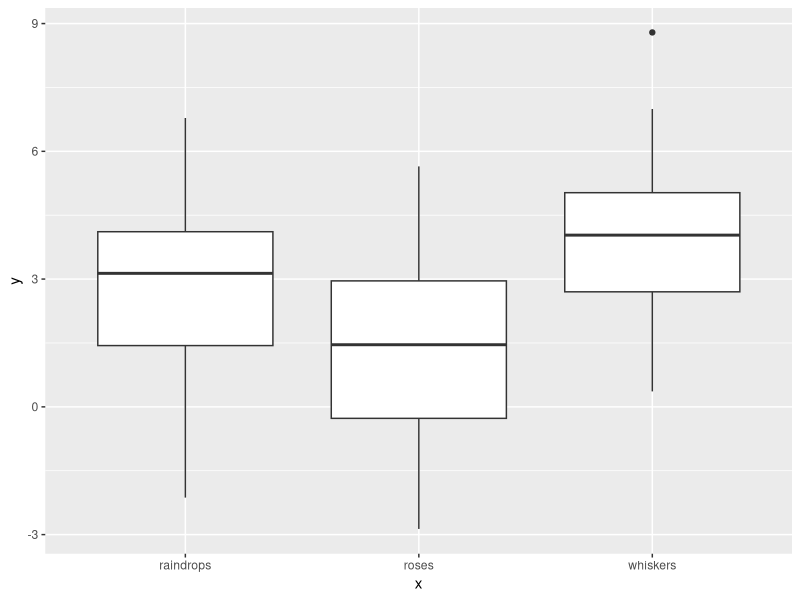
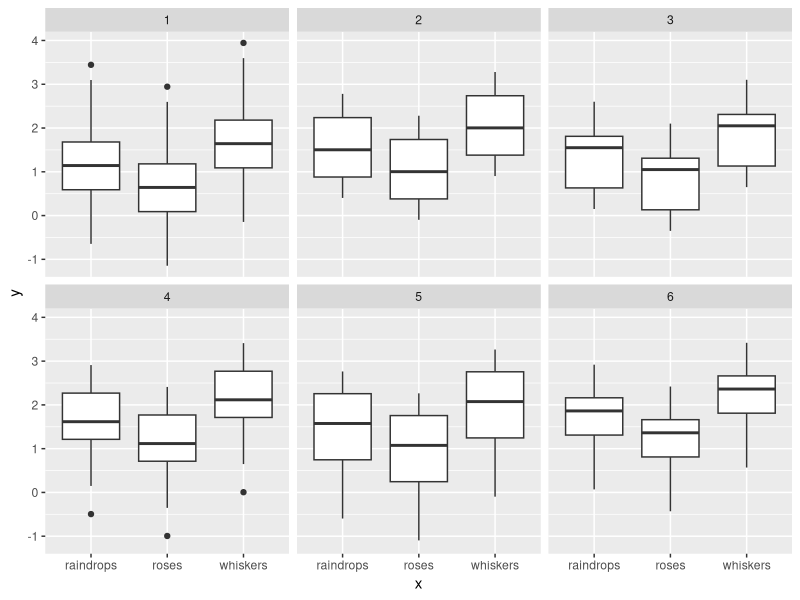
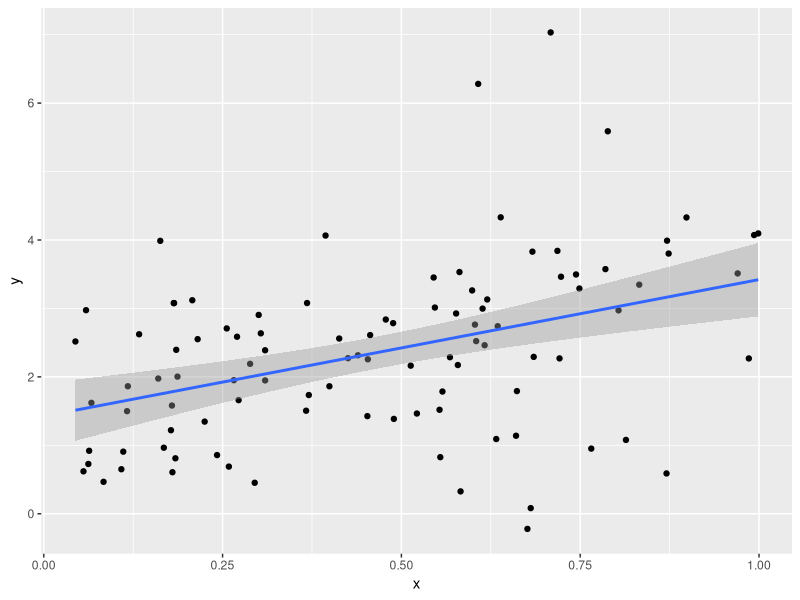
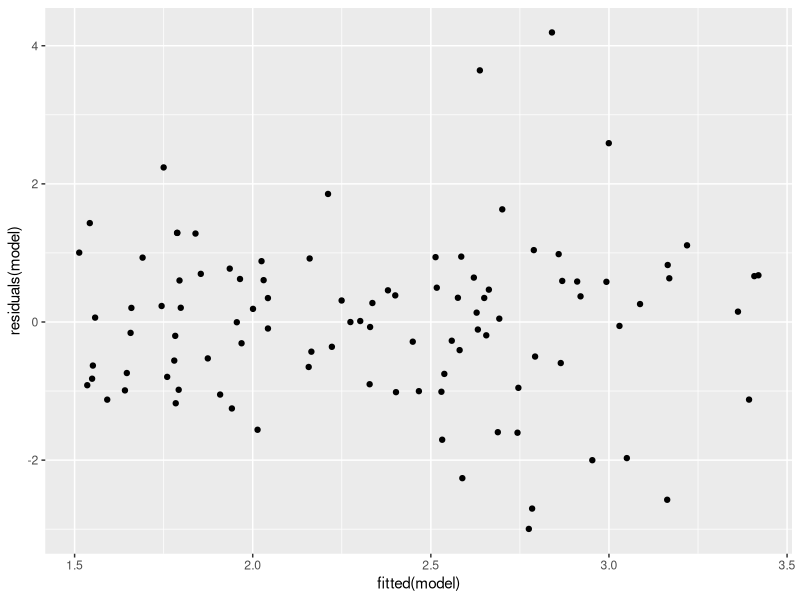
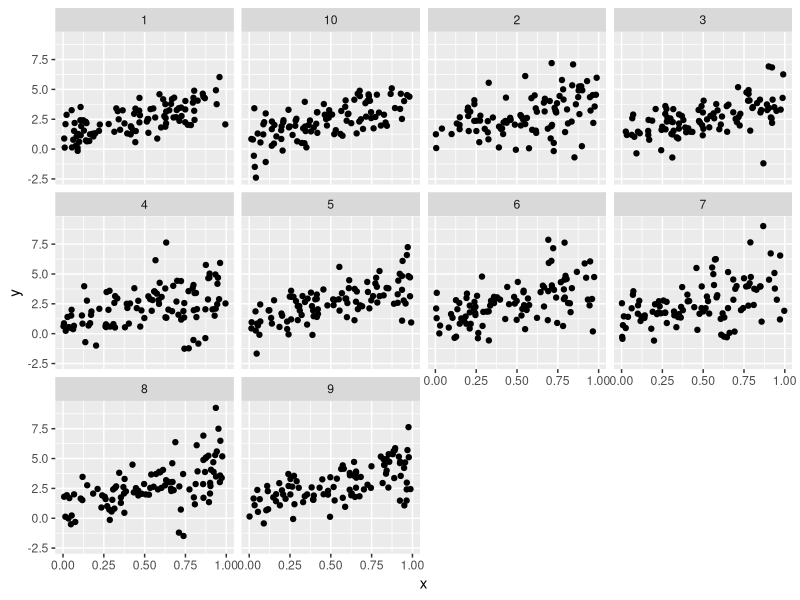
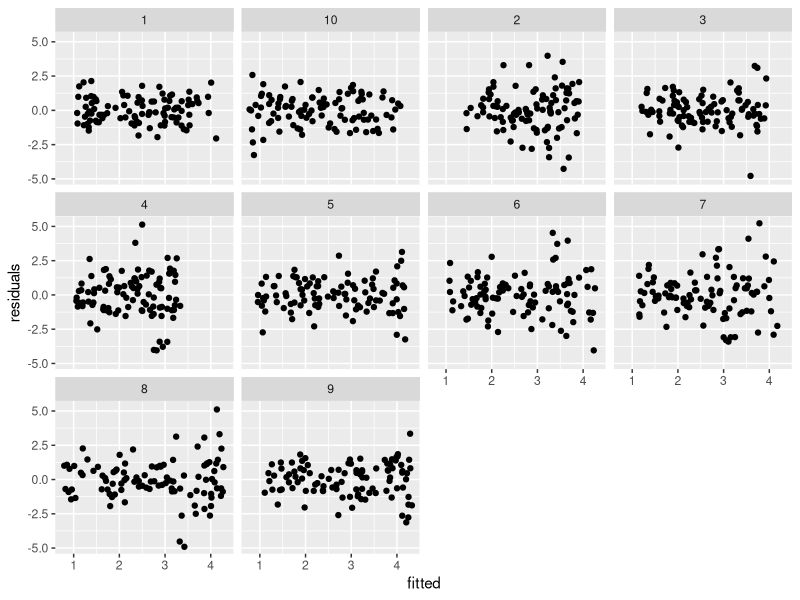

The R source for these figures, in order:
## ---- chunk 1
library(plyr)
library(ggplot2)
## ---- chunk 2
draws <- rnorm(1000, 2, 1)
length(which(draws < 0 | draws > 4))/1000
## ---- chunk 3
pnorm(0, mean = 2, sd = 1)
pnorm(4, mean = 2, sd = 1, lower.tail = FALSE)
## ---- chunk 4
2 * pnorm(0, mean = 2, sd = 1)
## ---- chunk 5
many_draws <- replicate(10000, rnorm(100, 2, 1), simplify = FALSE)
many_means <- ldply(many_draws, mean)
quantile(many_means$V1, c(0.05, 0.95))
## ---- chunk 6
(sem <- 1 / sqrt(100))
c(2 - 2 * sem, 2 + 2 * sem)
## ---- chunk 7
x <- sample(c("raindrops", "roses", "whiskers"), 100, replace = TRUE)
y <- 1 + 2* ifelse(x == "raindrops", 1, 0) + 3 * ifelse(x == "whiskers", 1, 0) + rnorm(100, 0, 2)
favourite_things <- data.frame(x, y)
## ---- chunk 8
qplot(x = x, y = y, data = favourite_things, geom = "boxplot")
## ---- chunk 9
model <- lm(y ~ x, data = favourite_things)
drop1(model, test = "F")
## ---- chunk 10
simulate_things <- function(n) {
  x <- rep(c("raindrops", "roses", "whiskers"), n)
  y <- 1 + 0.5 * ifelse(x == "raindrops", 1, 0) + ifelse(x == "whiskers", 1, 0) + rnorm(n)
  data.frame(x, y)
}
analyze_things <- function(things) {
  lm(y ~ x, data = things)
}
get_p_value <- function(model) {
  drop <- drop1(model, test = "F")
  drop$"Pr(>F)"[2]
}
## ---- chunk 11
one_rep <- analyze_things(simulate_things(20))
get_p_value(one_rep)
## ---- chunk 12
sim_things_20 <- replicate(1000, analyze_things(simulate_things(20)), simplify = FALSE)
sim_p_20 <- llply(sim_things_20, get_p_value)
sum(sim_p_20 < 0.05)/1000
## ---- chunk 13
sim_things_10 <- replicate(1000, analyze_things(simulate_things(10)), simplify = FALSE)
sim_p_10 <- llply(sim_things_10, get_p_value)
sum(sim_p_10 < 0.05)/1000

sim_things_7 <- replicate(1000, analyze_things(simulate_things(7)), simplify = FALSE)
sim_p_7 <- llply(sim_things_7, get_p_value)
sum(sim_p_7 < 0.05)/1000
## ---- chunk 14
sim_data <- ldply(1:6, function(i) transform(simulate_things(10), replicate = i))
qplot(x = x, y = y, data = sim_data, geom = "boxplot") + facet_wrap(~ replicate)
## ---- chunk 15
ddply(sim_data, c("replicate", "x"), summarise, average = mean(y), stdev = sd(y))
## ---- chunk 16
coin_toss <- function(nsim) {
  successes <- rbinom(nsim, size = 1, p = 0.5)
  ifelse(successes == 1, "t", "h")
}
## ---- chunk 17
x <- runif(100, 0, 1)
y <- 1 + x * 3 + unlist(llply(x, function(x) {
  if (x < 0.6)
    rnorm(1, 0, 1)
  else
    rnorm(1, 0, 2)
}))
qplot(x, y) + geom_smooth(method = lm)
## ---- chunk 18
model <- lm(y ~ x)
qplot(fitted(model), residuals(model))
## ---- chunk 19
simulate_regression <- function(cutoff) {
  x <- runif(100, 0, 1)
  y <- 1 + x * 3 + unlist(llply(x, function(x) {
  if (x < cutoff)
    rnorm(1, 0, 1)
  else
    rnorm(1, 0, 2)
  }))
  data.frame(x, y)  
}
## ---- chunk 20
cutoffs <- runif(10, 0, 1)
names(cutoffs) <- 1:10
simulated_regressions <- ldply(cutoffs, simulate_regression)
## ---- chunk 21
qplot(x = x, y = y, data = simulated_regressions) + facet_wrap(~ .id)
## ---- chunk 22
models <- dlply(simulated_regressions, ".id", lm, formula = y ~ x)
residual_data <- ldply(models, function(x){
  data.frame(residuals = residuals(x),
             fitted = fitted(x))
})
qplot(x = fitted, y = residuals, data = residual_data) + facet_wrap(~ .id)
